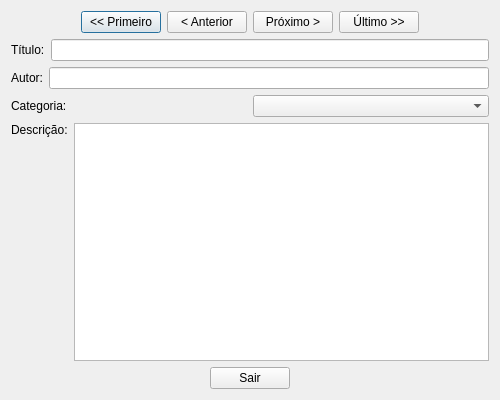
<?xml version="1.0" encoding="UTF-8"?>
<ui version="4.0">
 <class>EditBookForm</class>
 <widget class="QDialog" name="EditBookForm">
  <property name="geometry">
   <rect>
    <x>0</x>
    <y>0</y>
    <width>500</width>
    <height>400</height>
   </rect>
  </property>
  <property name="windowTitle">
   <string>Dialog</string>
  </property>
  <layout class="QVBoxLayout" name="verticalLayout_2">
   <item>
    <layout class="QHBoxLayout" name="horizontalLayout_6">
     <item>
      <spacer name="horizontalSpacer_3">
       <property name="orientation">
        <enum>Qt::Horizontal</enum>
       </property>
       <property name="sizeHint" stdset="0">
        <size>
         <width>40</width>
         <height>20</height>
        </size>
       </property>
      </spacer>
     </item>
     <item>
      <widget class="QPushButton" name="firstButton">
       <property name="text">
        <string>&lt;&lt; Primeiro</string>
       </property>
      </widget>
     </item>
     <item>
      <widget class="QPushButton" name="previousButton">
       <property name="text">
        <string>&lt; Anterior</string>
       </property>
      </widget>
     </item>
     <item>
      <widget class="QPushButton" name="nextButton">
       <property name="text">
        <string>Próximo &gt;</string>
       </property>
      </widget>
     </item>
     <item>
      <widget class="QPushButton" name="lastButton">
       <property name="text">
        <string>Último &gt;&gt;</string>
       </property>
      </widget>
     </item>
     <item>
      <spacer name="horizontalSpacer_4">
       <property name="orientation">
        <enum>Qt::Horizontal</enum>
       </property>
       <property name="sizeHint" stdset="0">
        <size>
         <width>40</width>
         <height>20</height>
        </size>
       </property>
      </spacer>
     </item>
    </layout>
   </item>
   <item>
    <layout class="QHBoxLayout" name="horizontalLayout">
     <item>
      <widget class="QLabel" name="titleLabel">
       <property name="text">
        <string>Título:</string>
       </property>
       <property name="buddy">
        <cstring>titleEdit</cstring>
       </property>
      </widget>
     </item>
     <item>
      <widget class="QLineEdit" name="titleEdit"/>
     </item>
    </layout>
   </item>
   <item>
    <layout class="QHBoxLayout" name="horizontalLayout_2">
     <item>
      <widget class="QLabel" name="authorLabel">
       <property name="text">
        <string>Autor:</string>
       </property>
       <property name="buddy">
        <cstring>authorEdit</cstring>
       </property>
      </widget>
     </item>
     <item>
      <widget class="QLineEdit" name="authorEdit"/>
     </item>
    </layout>
   </item>
   <item>
    <layout class="QHBoxLayout" name="horizontalLayout_3">
     <item>
      <widget class="QLabel" name="categoryLabel">
       <property name="text">
        <string>Categoria:</string>
       </property>
       <property name="buddy">
        <cstring>categoryBox</cstring>
       </property>
      </widget>
     </item>
     <item>
      <widget class="QComboBox" name="categoryBox"/>
     </item>
    </layout>
   </item>
   <item>
    <layout class="QHBoxLayout" name="horizontalLayout_4">
     <item>
      <layout class="QVBoxLayout" name="verticalLayout">
       <item>
        <widget class="QLabel" name="descriptionLabel">
         <property name="text">
          <string>Descrição:</string>
         </property>
        </widget>
       </item>
       <item>
        <spacer name="verticalSpacer">
         <property name="orientation">
          <enum>Qt::Vertical</enum>
         </property>
         <property name="sizeHint" stdset="0">
          <size>
           <width>48</width>
           <height>108</height>
          </size>
         </property>
        </spacer>
       </item>
      </layout>
     </item>
     <item>
      <widget class="QPlainTextEdit" name="descriptionEdit"/>
     </item>
    </layout>
   </item>
   <item>
    <layout class="QHBoxLayout" name="horizontalLayout_5">
     <item>
      <spacer name="horizontalSpacer">
       <property name="orientation">
        <enum>Qt::Horizontal</enum>
       </property>
       <property name="sizeHint" stdset="0">
        <size>
         <width>40</width>
         <height>20</height>
        </size>
       </property>
      </spacer>
     </item>
     <item>
      <widget class="QPushButton" name="quitButton">
       <property name="text">
        <string>Sair</string>
       </property>
      </widget>
     </item>
     <item>
      <spacer name="horizontalSpacer_2">
       <property name="orientation">
        <enum>Qt::Horizontal</enum>
       </property>
       <property name="sizeHint" stdset="0">
        <size>
         <width>40</width>
         <height>20</height>
        </size>
       </property>
      </spacer>
     </item>
    </layout>
   </item>
  </layout>
 </widget>
 <resources/>
 <connections>
  <connection>
   <sender>quitButton</sender>
   <signal>clicked()</signal>
   <receiver>EditBookForm</receiver>
   <slot>accept()</slot>
   <hints>
    <hint type="sourcelabel">
     <x>268</x>
     <y>378</y>
    </hint>
    <hint type="destinationlabel">
     <x>417</x>
     <y>368</y>
    </hint>
   </hints>
  </connection>
 </connections>
</ui>
